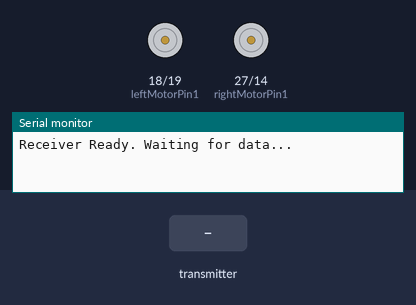
The sketch below on a simulated ESP32. Shown: motor-driver pin pairs drawn as motors (green arrow = first pin HIGH = forward, orange = second pin HIGH = backward, longer = more drive, scaled by the enable pin), the last lines printed to the serial monitor. The inputs (shaded band) are chosen by the test bench.

Above: at 1.2 s.
1.3 s: the transmitter starts sending switchPressed = 1
At 1.55 s:
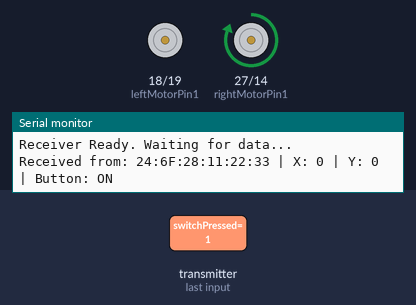
At 2.05 s:
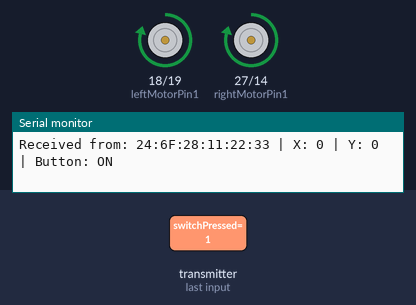
4.3 s: the transmitter starts sending xAxisValue = 64
7.3 s: the transmitter starts sending yAxisValue = 128
10.3 s: the transmitter starts sending xAxisValue = 0
13.3 s: the transmitter starts sending yAxisValue = 255
16.3 s: the transmitter starts sending xAxisValue = 255
Timing chart, 0 to 20.3 s (numbered marks = the images above; inputs shaded):
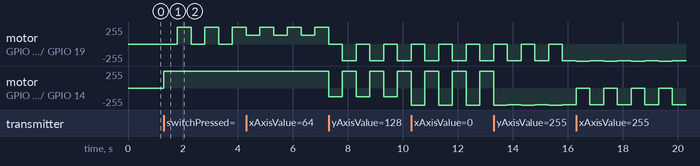

The sketch:

receiver.ino
```cpp
#include <esp_now.h>
#include <WiFi.h>

// Right motor
int enableRightMotor = 22;
int rightMotorPin1 = 27;
int rightMotorPin2 = 14;
// Left motor
int enableLeftMotor = 23;
int leftMotorPin1 = 18;
int leftMotorPin2 = 19;

#define MAX_MOTOR_SPEED 250
const int PWMFreq = 1000;
const int PWMResolution = 8;

#define SIGNAL_TIMEOUT 1000
unsigned long lastRecvTime = 0;

struct PacketData {
  byte xAxisValue;
  byte yAxisValue;
  byte switchPressed;
};
PacketData receiverData;

bool throttleAndSteeringMode = false;

// Updated callback for Library 3.3.8 with Serial Feedback
void OnDataRecv(const esp_now_recv_info *info, const uint8_t *incomingData, int len) {
  if (len == 0) return;

  memcpy(&receiverData, incomingData, sizeof(receiverData));

  // --- SERIAL MONITOR FEEDBACK ---
  Serial.print("Received from: ");
  for (int i = 0; i < 6; i++) {
    Serial.printf("%02X", info->src_addr[i]);
    if (i < 5) Serial.print(":");
  }

  Serial.print(" | X: "); Serial.print(receiverData.xAxisValue);
  Serial.print(" | Y: "); Serial.print(receiverData.yAxisValue);
  Serial.print(" | Button: "); Serial.println(receiverData.switchPressed ? "ON" : "OFF");
  // -------------------------------

  if (receiverData.switchPressed == true) {
    throttleAndSteeringMode = !throttleAndSteeringMode;
  }

  if (throttleAndSteeringMode) throttleAndSteeringMovements();
  else simpleMovements();

  lastRecvTime = millis();
}

void rotateMotor(int rightMotorSpeed, int leftMotorSpeed) {
  if (rightMotorSpeed < 0) {
    digitalWrite(rightMotorPin1, LOW); digitalWrite(rightMotorPin2, HIGH);
  } else if (rightMotorSpeed > 0) {
    digitalWrite(rightMotorPin1, HIGH); digitalWrite(rightMotorPin2, LOW);
  } else {
    digitalWrite(rightMotorPin1, LOW); digitalWrite(rightMotorPin2, LOW);
  }

  if (leftMotorSpeed < 0) {
    digitalWrite(leftMotorPin1, LOW); digitalWrite(leftMotorPin2, HIGH);
  } else if (leftMotorSpeed > 0) {
    digitalWrite(leftMotorPin1, HIGH); digitalWrite(leftMotorPin2, LOW);
  } else {
    digitalWrite(leftMotorPin1, LOW); digitalWrite(leftMotorPin2, LOW);
  }

  ledcWrite(enableRightMotor, abs(rightMotorSpeed));
  ledcWrite(enableLeftMotor, abs(leftMotorSpeed));
}

void simpleMovements() {
  if (receiverData.yAxisValue <= 75) rotateMotor(MAX_MOTOR_SPEED, MAX_MOTOR_SPEED);
  else if (receiverData.yAxisValue >= 175) rotateMotor(-MAX_MOTOR_SPEED, -MAX_MOTOR_SPEED);
  else if (receiverData.xAxisValue >= 175) rotateMotor(-MAX_MOTOR_SPEED, MAX_MOTOR_SPEED);
  else if (receiverData.xAxisValue <= 75) rotateMotor(MAX_MOTOR_SPEED, -MAX_MOTOR_SPEED);
  else rotateMotor(0, 0);
}

void throttleAndSteeringMovements() {
  int throttle = map(receiverData.yAxisValue, 254, 0, -255, 255);
  int steering = map(receiverData.xAxisValue, 0, 254, -255, 255);
  int motorDirection = (throttle < 0) ? -1 : 1;

  int rightMotorSpeed = constrain(abs(throttle) - steering, 0, 255);
  int leftMotorSpeed = constrain(abs(throttle) + steering, 0, 255);

  rotateMotor(rightMotorSpeed * motorDirection, leftMotorSpeed * motorDirection);
}

void setUpPinModes() {
  pinMode(enableRightMotor, OUTPUT);
  pinMode(rightMotorPin1, OUTPUT);
  pinMode(rightMotorPin2, OUTPUT);
  pinMode(enableLeftMotor, OUTPUT);
  pinMode(leftMotorPin1, OUTPUT);
  pinMode(leftMotorPin2, OUTPUT);

  // New PWM setup for Library 3.x
  ledcAttach(enableRightMotor, PWMFreq, PWMResolution);
  ledcAttach(enableLeftMotor, PWMFreq, PWMResolution);

  rotateMotor(0, 0);
}

void setup() {
  setUpPinModes();
  Serial.begin(115200);
  WiFi.mode(WIFI_STA);

  if (esp_now_init() != ESP_OK) {
    Serial.println("Error initializing ESP-NOW");
    return;
  }

  esp_now_register_recv_cb(OnDataRecv);
  Serial.println("Receiver Ready. Waiting for data...");
}

void loop() {
  unsigned long now = millis();
  if (now - lastRecvTime > SIGNAL_TIMEOUT) {
    rotateMotor(0, 0); // Safety stop if signal lost
  }
}
```

Measured:
- after the input at 1.3 s, motor on GPIO 18 (leftMotorPin1) / GPIO 19 (leftMotorPin2): alternates forward 249/255 for 0.50 s and stopped for 0.50 s, starting after 0.50 s; motor on GPIO 27 (rightMotorPin1) / GPIO 14 (rightMotorPin2): alternates forward 255/255 for 0.50 s and forward 249/255 for 0.50 s, starting at once
